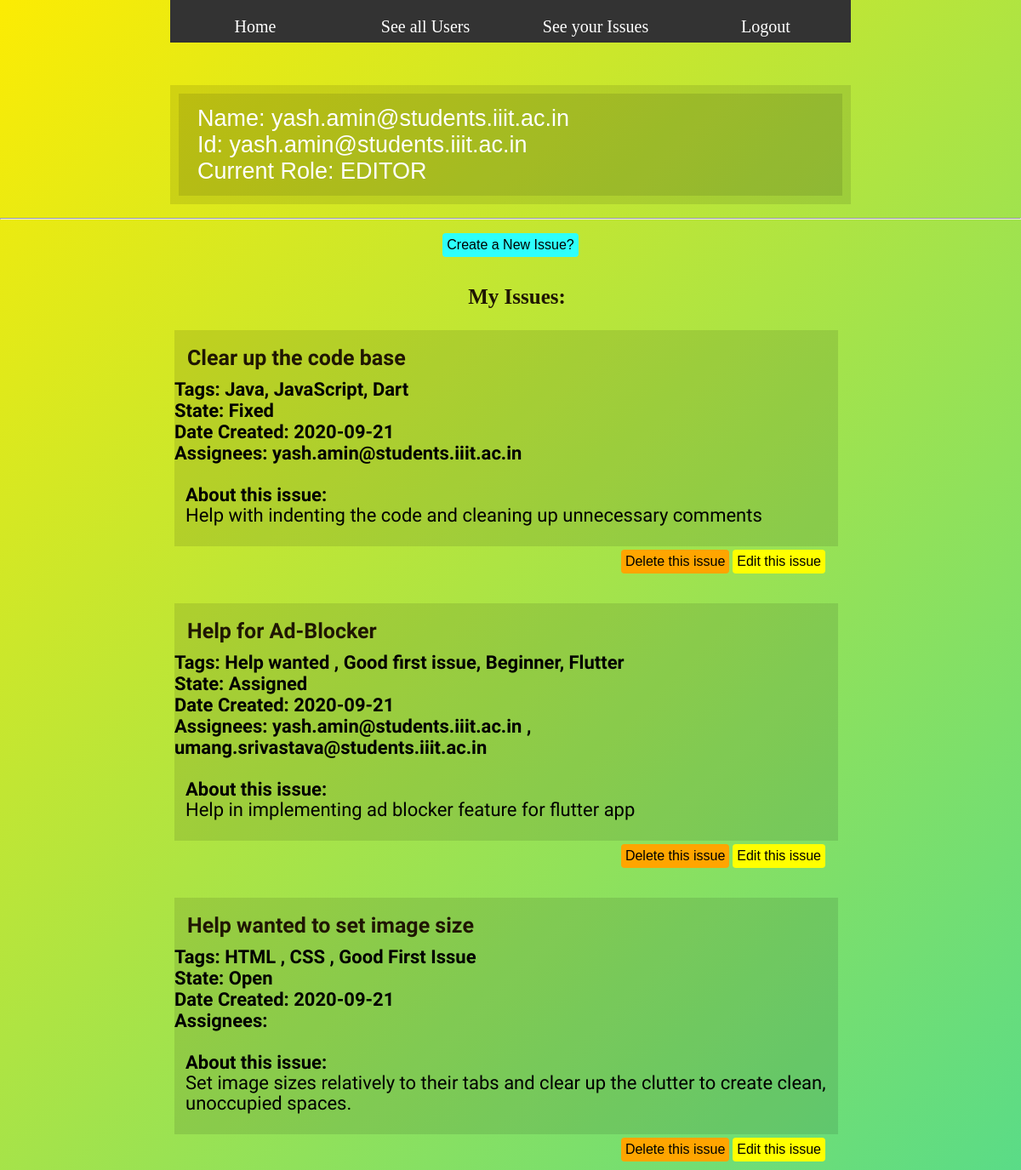
Page /myissues (signed in) on the committed database.
### app.py (models this page shows, shortened)
class USERS(db.Model):
	id = db.Column(db.Integer, primary_key=True)
	username = db.Column(db.String(100), nullable=True)
	Name = db.Column(db.String(100), nullable=True)
	role = db.Column(db.String(50), nullable=True)

class ISSUES(db.Model):
	id = db.Column(db.Integer, primary_key=True)
	title = db.Column(db.String(100), nullable=False)
	description = db.Column(db.String(200), nullable=False)
	state = db.Column(db.String(100), nullable=False)
	tags = db.Column(db.String(100), nullable=True)
	assignees = db.Column(db.String(200), nullable=True)
	owner = db.Column(db.String(100), nullable=False)
	gitlink = db.Column(db.String(100), nullable=True)
	date_created = db.Column(db.DateTime, default=datetime.utcnow)
	assignees = db.Column(db.String(1000), nullable = True)

### app.py (the view)
@app.route('/myissues')
def myissues():
	if "username" in session:
		current_owner = session["username"]
		current_name = session["Name"]
		current_role = session["role"]
		user = USERS.query.filter_by(username = current_owner).all()
		myissues = ISSUES.query.filter_by(owner = current_owner).all()
		return render_template('/myissues.html',
			username = current_owner,
			Name = current_name,
			Role = current_role,
			myissues = myissues)
	else:
		return redirect('/')

### templates/myissues.html (shortened to what this page needs)
{% extends 'base.html' %}
{% block body %}
<div class="content">
    <div id="mainPicture">
        <div class="picture">
            <div id="headerTitle">Name: {{Name}}</div>
            <div id="headerTitle">Id: {{username}}</div>
            <div id="headerTitle">Current Role: {{Role}}
        </div>
        </div>
    </div>
    <br><hr><br>
    <p style="text-align: center;">
        {% if Role == "VIEWER" %}
            <p></p>
        {% else %}
            <a href="{{ url_for('addissue') }}"><button class="createis">Create a New Issue?</button></a>
        {% endif %}
    </p>
    <h1 style="text-align: center">My Issues: </h1>
    {% if myissues|length < 1 %}
    <h2 style="text-align: center">You have  no issues.</h2>
    {% else %}
        {% for issue in myissues %}
        <div class="contentBox">
                <div class="innerBox">
                    <h1> {{issue.title}}</h1>
                    <h4 class="tags"> Tags: {{issue.tags}}</h4>
                    <h4 class="state">State: {{issue.state}}</h4>
                    <h4> Date Created: {{issue.date_created.date()}}</h4>
                    <h4 class="assignees">Assignees: {{issue.assignees}}</h4>
                    <br>
                    <div class="contentText" style="font-size: 22px">
                        <h4>About this issue:</h4>
                        <p> {{issue.description}}</p>
                        <br>
                        <p>
                            <p><a href="/update/{{issue.id}}"><button class="button" >Edit this issue</button></a>
                            <a href="/delete/{{issue.id}}"><button class="delis">Delete this issue</button></a></p>
                        </p>
                    </div>
                </div>
            </div>
            <br><br>
        {% endfor %}
    {% endif %}
</div>
{% endblock %}

### static/css/main.css (style rules this page uses)
body { margin: 0; padding: 0; text-align: left; font-family:"Adobe Garamond Pro Bold", Georgia, "Times New Roman", Times, serif; font-size: 13px; background: linear-gradient(-45deg, #8ed523, #23d550, #24d6b3, #fcec03); background-size: 400% 400%; animation: gradient 15s ease infinite; }
* { margin: 0 auto 0 auto; text-align:left; }
#mainPicture { position: relative; margin-top: 50px; clear:both; width:800px; height:140px; background-color: rgba(0,0,0,0.1); }
#mainPicture .picture { font-family: "Comic Sans MS", cursive, sans-serif; position:relative; width:780px; height:120px; top:10px; margin-left:10px; background-color: rgba(0,0,0,0.1); background-repeat:no-repeat; }
#headerTitle { position:relative; text-align:left; top:14px; left:22px; font-size:27px; color:#FFFFFF; }
.contentBox { margin-top:10px; width:800px; height:auto; padding-bottom:20px; }
.contentBox .innerBox { font-family: 'Baumans'; font-weight: lighter; font-size: 22px; margin-left: 5px; position:relative; width:780px; height:auto; top:10px; background-color: rgba(0,0,0,0.1); background-repeat:repeat-x; }
h1 { font-size:25px; margin-bottom:10px; padding-top:18px; margin-left:15px; margin-top:15px; color:#1F1603; }
.contentText { line-height:24px; margin-left:13px; margin-right:13px; }
.button { float: right; background-color: yellow; border-radius: 4px; border: none; color: black; padding: 5px; text-align: center; text-decoration: none; display: inline-block; font-size: 16px; margin: 4px 2px; cursor: pointer; }
.delis { float: right; border-radius: 4px; border: none; padding: 5px; text-align: center; text-decoration: none; display: inline-block; font-size: 16px; margin: 4px 2px; cursor: pointer; background-color: orange; color: black; }
.createis { margin:auto; border-radius: 4px; border: none; padding: 5px; text-align: center; text-decoration: none; display: inline-block; font-size: 16px; cursor: pointer; background-color: #2efffc; color: black; }
html, body { text-align: center; }
p { text-align: left; }

### rows in the picture
USERS: role "EDITOR"
ISSUES: title "Clear up the code base", tags "Java, JavaScript, Dart", state "Fixed", date_created "2020-09-21", assignees "yash.amin@students.iiit.ac.in", description "Help with indenting the code and cleaning up unnecessary comments"
ISSUES: title "Help for Ad-Blocker", tags "Help wanted , Good first issue, Beginner, Flutter", state "Assigned", date_created "2020-09-21", assignees "yash.amin@students.iiit.ac.in , umang.srivastava@students.iiit.ac.in", description "Help in implementing ad blocker feature for flutter app"
ISSUES: title "Help wanted to set image size", tags "HTML , CSS , Good First Issue", state "Open", date_created "2020-09-21", description "Set image sizes relatively to their tabs and clear up the clutter to create clean, unoccupied spaces."

### other values in the picture
{{ Name }} "yash.amin@students.iiit.ac.in"
{{ username }} "yash.amin@students.iiit.ac.in"
